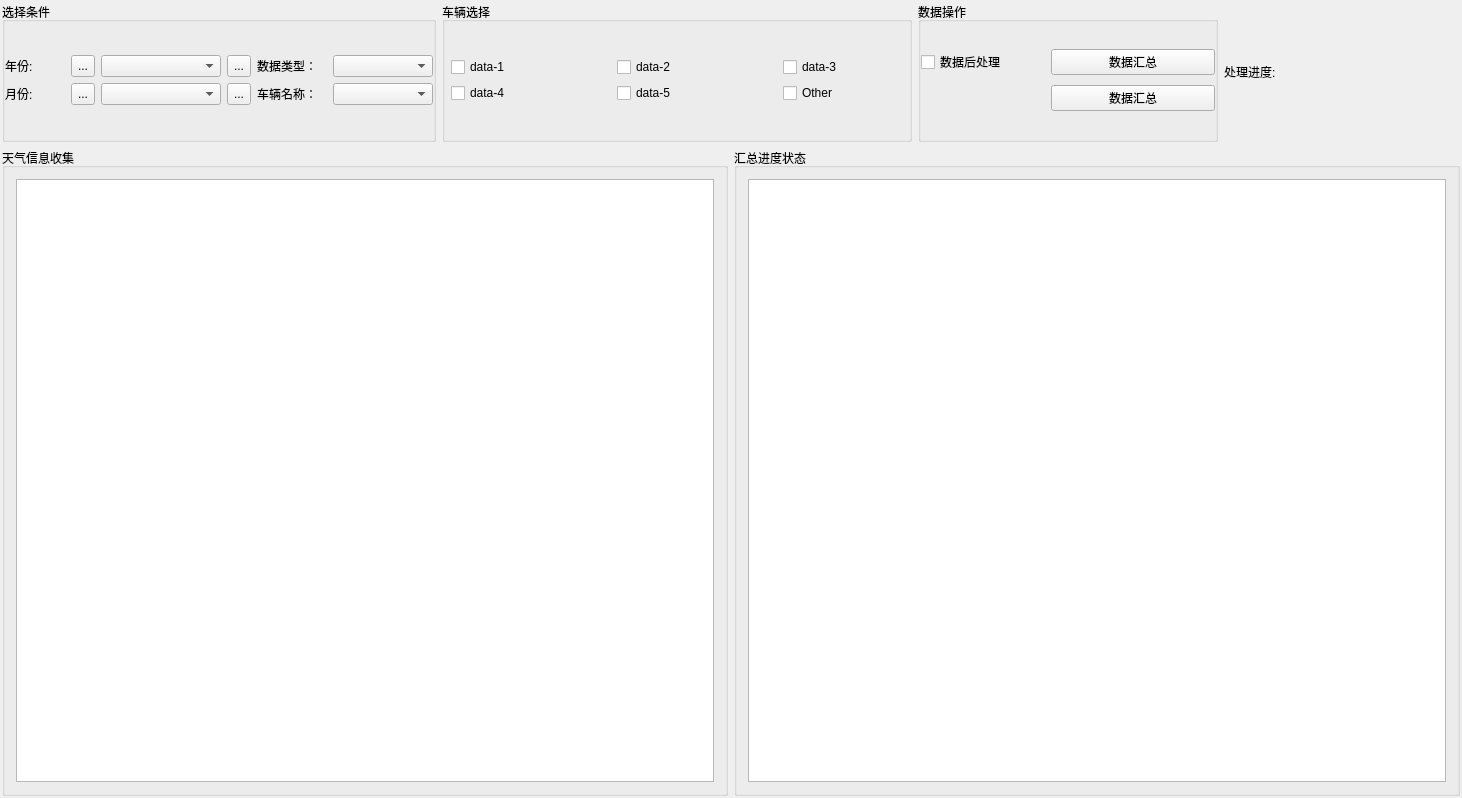
<?xml version="1.0" encoding="UTF-8"?>
<ui version="4.0">
 <class>frmGather</class>
 <widget class="QWidget" name="frmGather">
  <property name="geometry">
   <rect>
    <x>0</x>
    <y>0</y>
    <width>1462</width>
    <height>798</height>
   </rect>
  </property>
  <property name="windowTitle">
   <string>frmAptest</string>
  </property>
  <layout class="QGridLayout" name="gridLayout_9">
   <property name="leftMargin">
    <number>2</number>
   </property>
   <property name="topMargin">
    <number>2</number>
   </property>
   <property name="rightMargin">
    <number>2</number>
   </property>
   <property name="bottomMargin">
    <number>2</number>
   </property>
   <property name="spacing">
    <number>0</number>
   </property>
   <item row="0" column="0">
    <layout class="QVBoxLayout" name="verticalLayout">
     <item>
      <layout class="QHBoxLayout" name="horizontalLayout_3">
       <item>
        <widget class="QGroupBox" name="groupBox_choices">
         <property name="title">
          <string>选择条件</string>
         </property>
         <layout class="QGridLayout" name="gridLayout_6">
          <property name="leftMargin">
           <number>0</number>
          </property>
          <property name="topMargin">
           <number>0</number>
          </property>
          <property name="rightMargin">
           <number>0</number>
          </property>
          <property name="bottomMargin">
           <number>0</number>
          </property>
          <item row="0" column="0">
           <layout class="QGridLayout" name="gridLayout">
            <item row="0" column="0">
             <widget class="QLabel" name="label_2">
              <property name="sizePolicy">
               <sizepolicy hsizetype="Fixed" vsizetype="Preferred">
                <horstretch>0</horstretch>
                <verstretch>0</verstretch>
               </sizepolicy>
              </property>
              <property name="minimumSize">
               <size>
                <width>60</width>
                <height>0</height>
               </size>
              </property>
              <property name="maximumSize">
               <size>
                <width>60</width>
                <height>16777215</height>
               </size>
              </property>
              <property name="text">
               <string>年份:</string>
              </property>
             </widget>
            </item>
            <item row="0" column="1">
             <layout class="QHBoxLayout" name="horizontalLayout">
              <item>
               <widget class="QToolButton" name="btnPrevYear">
                <property name="sizePolicy">
                 <sizepolicy hsizetype="Minimum" vsizetype="Preferred">
                  <horstretch>0</horstretch>
                  <verstretch>0</verstretch>
                 </sizepolicy>
                </property>
                <property name="text">
                 <string>...</string>
                </property>
               </widget>
              </item>
              <item>
               <widget class="QComboBox" name="cboxYear">
                <property name="sizePolicy">
                 <sizepolicy hsizetype="Fixed" vsizetype="Fixed">
                  <horstretch>0</horstretch>
                  <verstretch>0</verstretch>
                 </sizepolicy>
                </property>
                <property name="minimumSize">
                 <size>
                  <width>120</width>
                  <height>0</height>
                 </size>
                </property>
               </widget>
              </item>
              <item>
               <widget class="QToolButton" name="btnNextYear">
                <property name="sizePolicy">
                 <sizepolicy hsizetype="Minimum" vsizetype="Preferred">
                  <horstretch>0</horstretch>
                  <verstretch>0</verstretch>
                 </sizepolicy>
                </property>
                <property name="text">
                 <string>...</string>
                </property>
               </widget>
              </item>
             </layout>
            </item>
            <item row="0" column="2">
             <widget class="QLabel" name="label_datatype">
              <property name="sizePolicy">
               <sizepolicy hsizetype="Fixed" vsizetype="Preferred">
                <horstretch>0</horstretch>
                <verstretch>0</verstretch>
               </sizepolicy>
              </property>
              <property name="minimumSize">
               <size>
                <width>70</width>
                <height>0</height>
               </size>
              </property>
              <property name="maximumSize">
               <size>
                <width>70</width>
                <height>16777215</height>
               </size>
              </property>
              <property name="text">
               <string>数据类型：</string>
              </property>
             </widget>
            </item>
            <item row="0" column="3">
             <widget class="QComboBox" name="cbx_frametype">
              <property name="sizePolicy">
               <sizepolicy hsizetype="Fixed" vsizetype="Fixed">
                <horstretch>0</horstretch>
                <verstretch>0</verstretch>
               </sizepolicy>
              </property>
              <property name="minimumSize">
               <size>
                <width>100</width>
                <height>0</height>
               </size>
              </property>
              <property name="maximumSize">
               <size>
                <width>100</width>
                <height>16777215</height>
               </size>
              </property>
             </widget>
            </item>
            <item row="1" column="0">
             <widget class="QLabel" name="label_3">
              <property name="sizePolicy">
               <sizepolicy hsizetype="Fixed" vsizetype="Preferred">
                <horstretch>0</horstretch>
                <verstretch>0</verstretch>
               </sizepolicy>
              </property>
              <property name="minimumSize">
               <size>
                <width>60</width>
                <height>0</height>
               </size>
              </property>
              <property name="maximumSize">
               <size>
                <width>60</width>
                <height>16777215</height>
               </size>
              </property>
              <property name="text">
               <string>月份:</string>
              </property>
             </widget>
            </item>
            <item row="1" column="1">
             <layout class="QHBoxLayout" name="horizontalLayout_2">
              <item>
               <widget class="QToolButton" name="btnPrevMonth">
                <property name="sizePolicy">
                 <sizepolicy hsizetype="Minimum" vsizetype="Preferred">
                  <horstretch>0</horstretch>
                  <verstretch>0</verstretch>
                 </sizepolicy>
                </property>
                <property name="text">
                 <string>...</string>
                </property>
               </widget>
              </item>
              <item>
               <widget class="QComboBox" name="cboxMonth">
                <property name="sizePolicy">
                 <sizepolicy hsizetype="Fixed" vsizetype="Fixed">
                  <horstretch>0</horstretch>
                  <verstretch>0</verstretch>
                 </sizepolicy>
                </property>
                <property name="minimumSize">
                 <size>
                  <width>120</width>
                  <height>0</height>
                 </size>
                </property>
               </widget>
              </item>
              <item>
               <widget class="QToolButton" name="btnNextMonth">
                <property name="sizePolicy">
                 <sizepolicy hsizetype="Minimum" vsizetype="Preferred">
                  <horstretch>0</horstretch>
                  <verstretch>0</verstretch>
                 </sizepolicy>
                </property>
                <property name="text">
                 <string>...</string>
                </property>
               </widget>
              </item>
             </layout>
            </item>
            <item row="1" column="2">
             <widget class="QLabel" name="label">
              <property name="sizePolicy">
               <sizepolicy hsizetype="Fixed" vsizetype="Preferred">
                <horstretch>0</horstretch>
                <verstretch>0</verstretch>
               </sizepolicy>
              </property>
              <property name="minimumSize">
               <size>
                <width>70</width>
                <height>0</height>
               </size>
              </property>
              <property name="maximumSize">
               <size>
                <width>70</width>
                <height>16777215</height>
               </size>
              </property>
              <property name="text">
               <string>车辆名称：</string>
              </property>
             </widget>
            </item>
            <item row="1" column="3">
             <widget class="QComboBox" name="cbx_vehicleid">
              <property name="sizePolicy">
               <sizepolicy hsizetype="Fixed" vsizetype="Fixed">
                <horstretch>0</horstretch>
                <verstretch>0</verstretch>
               </sizepolicy>
              </property>
              <property name="minimumSize">
               <size>
                <width>100</width>
                <height>0</height>
               </size>
              </property>
              <property name="maximumSize">
               <size>
                <width>100</width>
                <height>16777215</height>
               </size>
              </property>
             </widget>
            </item>
           </layout>
          </item>
         </layout>
        </widget>
       </item>
       <item>
        <widget class="QGroupBox" name="groupBox_vehicles">
         <property name="sizePolicy">
          <sizepolicy hsizetype="Preferred" vsizetype="Preferred">
           <horstretch>0</horstretch>
           <verstretch>0</verstretch>
          </sizepolicy>
         </property>
         <property name="title">
          <string>车辆选择</string>
         </property>
         <layout class="QGridLayout" name="gridLayout_5">
          <property name="leftMargin">
           <number>0</number>
          </property>
          <property name="topMargin">
           <number>0</number>
          </property>
          <property name="rightMargin">
           <number>0</number>
          </property>
          <property name="bottomMargin">
           <number>0</number>
          </property>
          <item row="0" column="0">
           <layout class="QGridLayout" name="gridLayout_2">
            <property name="leftMargin">
             <number>6</number>
            </property>
            <property name="rightMargin">
             <number>6</number>
            </property>
            <property name="spacing">
             <number>6</number>
            </property>
            <item row="0" column="0">
             <widget class="QCheckBox" name="checkBox_Foton_3051">
              <property name="sizePolicy">
               <sizepolicy hsizetype="Fixed" vsizetype="Fixed">
                <horstretch>0</horstretch>
                <verstretch>0</verstretch>
               </sizepolicy>
              </property>
              <property name="minimumSize">
               <size>
                <width>120</width>
                <height>0</height>
               </size>
              </property>
              <property name="maximumSize">
               <size>
                <width>120</width>
                <height>16777215</height>
               </size>
              </property>
              <property name="text">
               <string>data-1</string>
              </property>
             </widget>
            </item>
            <item row="0" column="1">
             <spacer name="horizontalSpacer">
              <property name="orientation">
               <enum>Qt::Horizontal</enum>
              </property>
              <property name="sizeType">
               <enum>QSizePolicy::Fixed</enum>
              </property>
              <property name="sizeHint" stdset="0">
               <size>
                <width>40</width>
                <height>20</height>
               </size>
              </property>
             </spacer>
            </item>
            <item row="0" column="2">
             <widget class="QCheckBox" name="checkBox_Foton_3052">
              <property name="sizePolicy">
               <sizepolicy hsizetype="Fixed" vsizetype="Fixed">
                <horstretch>0</horstretch>
                <verstretch>0</verstretch>
               </sizepolicy>
              </property>
              <property name="minimumSize">
               <size>
                <width>120</width>
                <height>0</height>
               </size>
              </property>
              <property name="maximumSize">
               <size>
                <width>120</width>
                <height>16777215</height>
               </size>
              </property>
              <property name="text">
               <string>data-2</string>
              </property>
             </widget>
            </item>
            <item row="0" column="3">
             <spacer name="horizontalSpacer_4">
              <property name="orientation">
               <enum>Qt::Horizontal</enum>
              </property>
              <property name="sizeType">
               <enum>QSizePolicy::Fixed</enum>
              </property>
              <property name="sizeHint" stdset="0">
               <size>
                <width>40</width>
                <height>20</height>
               </size>
              </property>
             </spacer>
            </item>
            <item row="0" column="4">
             <widget class="QCheckBox" name="checkBox_Foton_3053">
              <property name="sizePolicy">
               <sizepolicy hsizetype="Fixed" vsizetype="Fixed">
                <horstretch>0</horstretch>
                <verstretch>0</verstretch>
               </sizepolicy>
              </property>
              <property name="minimumSize">
               <size>
                <width>120</width>
                <height>0</height>
               </size>
              </property>
              <property name="maximumSize">
               <size>
                <width>120</width>
                <height>16777215</height>
               </size>
              </property>
              <property name="text">
               <string>data-3</string>
              </property>
             </widget>
            </item>
            <item row="1" column="0">
             <widget class="QCheckBox" name="checkBox_Foton_3054">
              <property name="sizePolicy">
               <sizepolicy hsizetype="Fixed" vsizetype="Fixed">
                <horstretch>0</horstretch>
                <verstretch>0</verstretch>
               </sizepolicy>
              </property>
              <property name="minimumSize">
               <size>
                <width>120</width>
                <height>0</height>
               </size>
              </property>
              <property name="maximumSize">
               <size>
                <width>120</width>
                <height>16777215</height>
               </size>
              </property>
              <property name="text">
               <string>data-4</string>
              </property>
             </widget>
            </item>
            <item row="1" column="1">
             <spacer name="horizontalSpacer_2">
              <property name="orientation">
               <enum>Qt::Horizontal</enum>
              </property>
              <property name="sizeType">
               <enum>QSizePolicy::Fixed</enum>
              </property>
              <property name="sizeHint" stdset="0">
               <size>
                <width>40</width>
                <height>20</height>
               </size>
              </property>
             </spacer>
            </item>
            <item row="1" column="2">
             <widget class="QCheckBox" name="checkBox_SQ_2012">
              <property name="sizePolicy">
               <sizepolicy hsizetype="Fixed" vsizetype="Fixed">
                <horstretch>0</horstretch>
                <verstretch>0</verstretch>
               </sizepolicy>
              </property>
              <property name="minimumSize">
               <size>
                <width>120</width>
                <height>0</height>
               </size>
              </property>
              <property name="maximumSize">
               <size>
                <width>120</width>
                <height>16777215</height>
               </size>
              </property>
              <property name="text">
               <string>data-5</string>
              </property>
             </widget>
            </item>
            <item row="1" column="3">
             <spacer name="horizontalSpacer_3">
              <property name="orientation">
               <enum>Qt::Horizontal</enum>
              </property>
              <property name="sizeType">
               <enum>QSizePolicy::Fixed</enum>
              </property>
              <property name="sizeHint" stdset="0">
               <size>
                <width>40</width>
                <height>20</height>
               </size>
              </property>
             </spacer>
            </item>
            <item row="1" column="4">
             <widget class="QCheckBox" name="checkBox_6">
              <property name="sizePolicy">
               <sizepolicy hsizetype="Fixed" vsizetype="Fixed">
                <horstretch>0</horstretch>
                <verstretch>0</verstretch>
               </sizepolicy>
              </property>
              <property name="minimumSize">
               <size>
                <width>120</width>
                <height>0</height>
               </size>
              </property>
              <property name="maximumSize">
               <size>
                <width>120</width>
                <height>16777215</height>
               </size>
              </property>
              <property name="text">
               <string>Other</string>
              </property>
             </widget>
            </item>
           </layout>
          </item>
         </layout>
        </widget>
       </item>
       <item>
        <widget class="QGroupBox" name="groupBox_Handle">
         <property name="sizePolicy">
          <sizepolicy hsizetype="Fixed" vsizetype="Preferred">
           <horstretch>0</horstretch>
           <verstretch>0</verstretch>
          </sizepolicy>
         </property>
         <property name="minimumSize">
          <size>
           <width>300</width>
           <height>0</height>
          </size>
         </property>
         <property name="maximumSize">
          <size>
           <width>300</width>
           <height>16777215</height>
          </size>
         </property>
         <property name="title">
          <string>数据操作</string>
         </property>
         <layout class="QGridLayout" name="gridLayout_8">
          <property name="leftMargin">
           <number>0</number>
          </property>
          <property name="topMargin">
           <number>0</number>
          </property>
          <property name="rightMargin">
           <number>0</number>
          </property>
          <property name="bottomMargin">
           <number>0</number>
          </property>
          <property name="spacing">
           <number>10</number>
          </property>
          <item row="0" column="0">
           <layout class="QGridLayout" name="gridLayout_3">
            <property name="horizontalSpacing">
             <number>30</number>
            </property>
            <property name="verticalSpacing">
             <number>10</number>
            </property>
            <item row="0" column="0">
             <widget class="QCheckBox" name="checkBox_reprocess">
              <property name="sizePolicy">
               <sizepolicy hsizetype="Fixed" vsizetype="Fixed">
                <horstretch>0</horstretch>
                <verstretch>0</verstretch>
               </sizepolicy>
              </property>
              <property name="minimumSize">
               <size>
                <width>100</width>
                <height>0</height>
               </size>
              </property>
              <property name="maximumSize">
               <size>
                <width>100</width>
                <height>16777215</height>
               </size>
              </property>
              <property name="text">
               <string>数据后处理</string>
              </property>
             </widget>
            </item>
            <item row="0" column="1">
             <widget class="QPushButton" name="btn_handle">
              <property name="text">
               <string>数据汇总</string>
              </property>
             </widget>
            </item>
            <item row="1" column="0">
             <spacer name="horizontalSpacer_6">
              <property name="orientation">
               <enum>Qt::Horizontal</enum>
              </property>
              <property name="sizeType">
               <enum>QSizePolicy::Preferred</enum>
              </property>
              <property name="sizeHint" stdset="0">
               <size>
                <width>40</width>
                <height>20</height>
               </size>
              </property>
             </spacer>
            </item>
            <item row="1" column="1">
             <widget class="QPushButton" name="btn_downloadall">
              <property name="text">
               <string>数据汇总</string>
              </property>
             </widget>
            </item>
           </layout>
          </item>
         </layout>
        </widget>
       </item>
       <item>
        <widget class="QLabel" name="label_4">
         <property name="sizePolicy">
          <sizepolicy hsizetype="Fixed" vsizetype="Preferred">
           <horstretch>0</horstretch>
           <verstretch>0</verstretch>
          </sizepolicy>
         </property>
         <property name="minimumSize">
          <size>
           <width>60</width>
           <height>0</height>
          </size>
         </property>
         <property name="maximumSize">
          <size>
           <width>60</width>
           <height>16777215</height>
          </size>
         </property>
         <property name="text">
          <string>处理进度:</string>
         </property>
        </widget>
       </item>
       <item>
        <widget class="QC_PercentRing" name="widget_progress" native="true">
         <property name="sizePolicy">
          <sizepolicy hsizetype="Fixed" vsizetype="Fixed">
           <horstretch>0</horstretch>
           <verstretch>0</verstretch>
          </sizepolicy>
         </property>
         <property name="minimumSize">
          <size>
           <width>140</width>
           <height>140</height>
          </size>
         </property>
         <property name="maximumSize">
          <size>
           <width>150</width>
           <height>150</height>
          </size>
         </property>
        </widget>
       </item>
       <item>
        <spacer name="horizontalSpacer_5">
         <property name="orientation">
          <enum>Qt::Horizontal</enum>
         </property>
         <property name="sizeType">
          <enum>QSizePolicy::Expanding</enum>
         </property>
         <property name="sizeHint" stdset="0">
          <size>
           <width>40</width>
           <height>20</height>
          </size>
         </property>
        </spacer>
       </item>
      </layout>
     </item>
     <item>
      <layout class="QHBoxLayout" name="horizontalLayout_5">
       <item>
        <widget class="QGroupBox" name="groupBox_osslist">
         <property name="title">
          <string>天气信息收集</string>
         </property>
         <layout class="QGridLayout" name="gridLayout_4">
          <item row="0" column="0">
           <widget class="QTableWidget" name="tableWidget"/>
          </item>
         </layout>
        </widget>
       </item>
       <item>
        <widget class="QGroupBox" name="groupBox_config">
         <property name="title">
          <string>汇总进度状态</string>
         </property>
         <layout class="QGridLayout" name="gridLayout_7">
          <item row="0" column="0">
           <widget class="QTableWidget" name="tableWidget_result"/>
          </item>
         </layout>
        </widget>
       </item>
      </layout>
     </item>
    </layout>
   </item>
  </layout>
 </widget>
 <layoutdefault spacing="6" margin="11"/>
 <customwidgets>
  <customwidget>
   <class>QC_PercentRing</class>
   <extends>QWidget</extends>
   <header>qc_percentring.h</header>
   <container>1</container>
  </customwidget>
 </customwidgets>
 <resources/>
 <connections/>
</ui>
